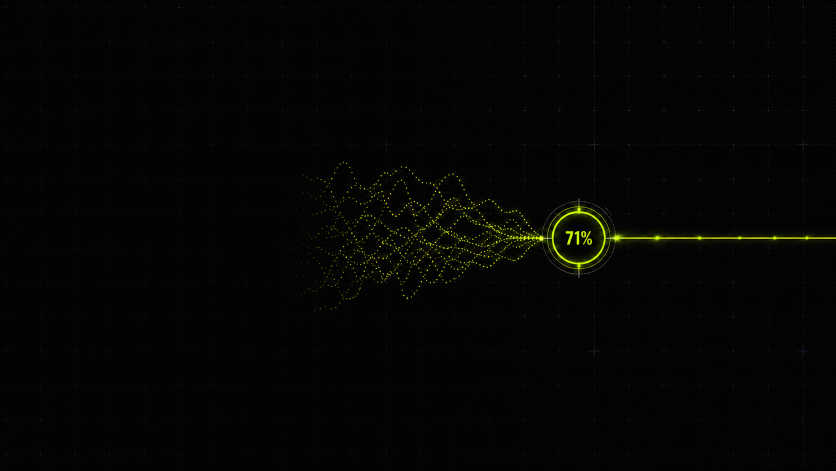
#> input picture prediction-markets-truth-layer-background.png, 1672 x 941 px, found by its file name (shown at 1/2 size)
$ python finalize_prediction_banner.py
#> lines starting #> are read from the running program, lines starting #| are printed output that depends on the picture
from pathlib import Path

from PIL import Image, ImageDraw, ImageFont


ROOT = Path("/Users/udoka/Documents/retinaOS")
SOURCE = ROOT / "prediction-markets-truth-layer-background.png"
OUTPUT = ROOT / "prediction-markets-truth-layer-banner.png"
FONT = Path("/System/Library/Fonts/Supplemental/Arial Narrow Bold.ttf")


image = Image.open(SOURCE).convert("RGB")
#> image is the input picture: PIL image 1672x941 RGB; mean R, G, B 4.7, 4.6, 3.2
draw = ImageDraw.Draw(image)

headline = [
    ("PREDICTION", "#F5F7F8"),
    ("MARKETS ARE", "#F5F7F8"),
    ("BECOMING THE", "#F5F7F8"),
    ("INTERNET’S", "#F5F7F8"),
    ("REAL-TIME", "#B8FF00"),
    ("TRUTH LAYER", "#B8FF00"),
]

font = ImageFont.truetype(str(FONT), 76)
x = 82
y = 218
line_height = 83

for line, color in headline:
    draw.text((x + 2, y + 3), line, font=font, fill="#000000", stroke_width=1)
    draw.text((x, y), line, font=font, fill=color)
    y += line_height
#> after the loop, y = 716

image.save(OUTPUT, quality=96)
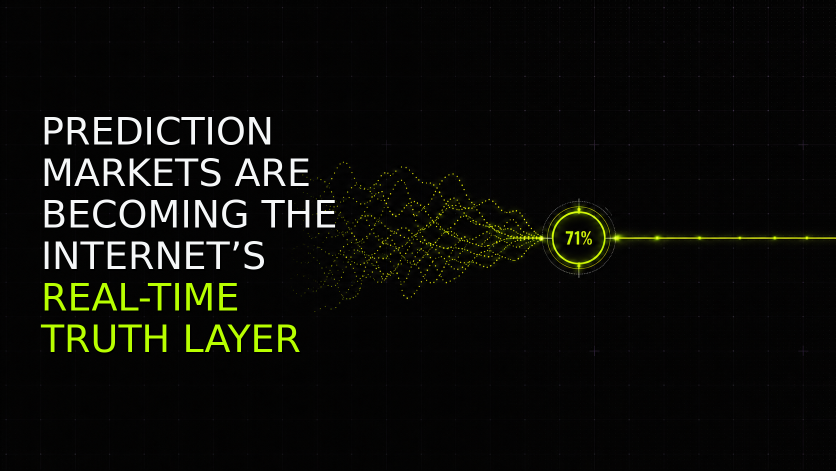
#> saved as prediction-markets-truth-layer-banner.png: PIL image 1672x941 RGB (shown at 1/2 size); mean R, G, B 12, 12.6, 8.8
print(OUTPUT)
